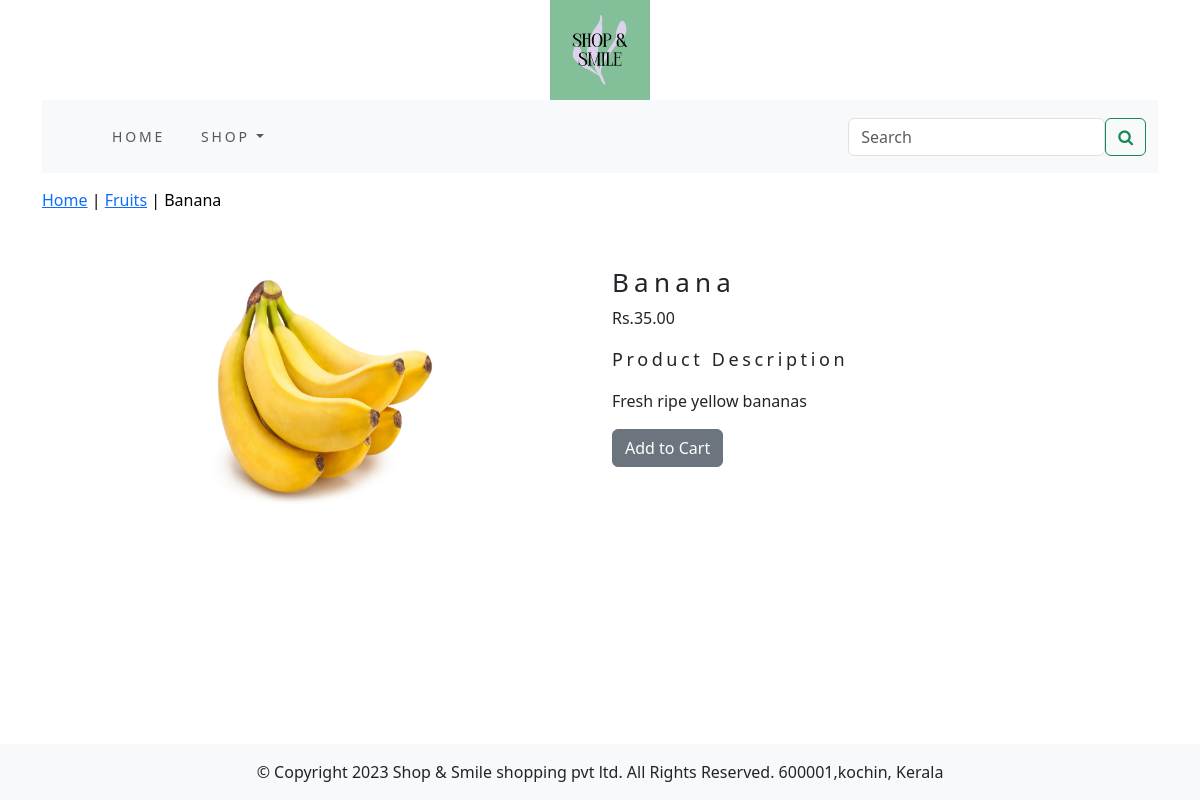
Screenshot of /fruits/banana/ with the database file from the repository.
### shop/models.py (models this page shows, shortened)
class Product(models.Model):
    name = models.CharField(max_length=250, unique=True)
    slug = models.SlugField(max_length=250, unique=True)
    description = models.TextField(blank=True)
    price = models.DecimalField(max_digits=10, decimal_places=2)
    category = models.ForeignKey(Category, on_delete=models.CASCADE)
    image = models.ImageField(upload_to='product', blank=True)
    stock = models.IntegerField()
    available = models.BooleanField(default=True)
    created = models.DateTimeField(auto_now_add=True)
    updated = models.DateTimeField(auto_now=True)
    class Meta:
        ordering = ('name',)
        verbose_name = 'product'
        verbose_name_plural = 'products'

class Category(models.Model):
    name = models.CharField(max_length=250, unique=True)
    slug = models.SlugField(max_length=250, unique=True)
    description = models.TextField()
    image = models.ImageField(upload_to='category', blank=True)
    class Meta:
        ordering = ('name',)
        verbose_name = 'category'
        verbose_name_plural = 'categories'
    def get_url(self):
        return reverse('shop:products_by_category', args=[self.slug])
    def __str__(self):
        return '{}'.format(self.name)

### shop/views.py (the view)
# urls.py: path('<slug:c_slug>/<slug:product_slug>/', views.proDetail, name='prodCatdetail'),
def proDetail(request, c_slug, product_slug):
    try:
        product = Product.objects.get(category__slug=c_slug, slug=product_slug)
    except Exception as e:
        raise e
    return render(request, 'product.html', {'product': product})

### cart/context_processors.py (called while the page is built)
def counter(request):
    item_count = 0
    if 'admin' in request.path:
        return {}
    else:
        try:
            cart = Cart.objects.filter(cart_id=cart_id(request))
            cart_items = CartItem.objects.all().filter(cart=cart[:1])
            for cart_item in cart_items:
                item_count += cart_item.quantity
        except Cart.DoesNotExist:
            item_count = 0
    return dict(item_count=item_count)

### cart/views.py (called while the page is built)
def cart_id(request):
    cart = request.session.session_key
    if not cart:
        cart = request.session.create()
    return cart

### shop/context_processors.py (called while the page is built)
def menu_links(request):
    links=Category.objects.all()
    return dict(links=links)

### templates/product.html (shortened to what this page needs)
{% extends 'base.html' %}
{% load static %}
{% block content %}
<div class="row my_prod_row_class">
  <div class="mx_auto">
    <p><a href="{% url 'shop:allProdcat' %}">Home</a> | <a href="{{product.category.get_url}}">{{product.category}}</a> | {{product.name}} </p>
  </div>
</div>
<div class="container">
<br>
<div class="row">
  <div class="col-12 col-md-12 col-sm-12 col-lg-6 text-center">
    <div style="min-width:18rem">
      <img src="{{product.image.url}}" alt="{{product.name}}" width="250px" height="250px">
    </div>
  </div>
    <div class="col-12 col-sm-12 col-md-12 col-lg-6">
      <div>
      <h1 class="my_prod_title">{{product.name}}</h1>
      <p>Rs.{{product.price}}</p>
      <p class="my_title">Product Description</p>
      <p class="text-justify my_prod_texts">{{product.description}}</p>
      {% if product.stock <= 0 %}
      <p class="text-justify my_prod_texts"><b>Out of Stock</b></p>
      {% else %}
      <a class="btn btn-secondary" href="{% url 'cart:add_cart' product.id %}">Add to Cart</a>
      {% endif %}
    </div>
    </div>
</div>
</div>
{% endblock %}

### static/css/custom.css (style rules this page uses)
body { font-family: 'Roboto', sans-serif; min-height: 100vh; }
.my_title { font-size: 18px; text_transform:uppercase; letter-spacing: .2em; }
.my_prod_row_class { padding-top:15px; padding-bottom:15px; }
.my_prod_row_class .mx_auto { color:#000; font-size:16px; text-decoration:none; }
.my_prod_title { font-size:26px; text_transform:uppercase; letter-spacing: .2em; padding-top:10px: padding-bottom:16px; }
.my_prod_texts { padding-right:20px; }

### rows the page displays
Product: category "Fruits", name "Banana", image (picture), price "35.00", description "Fresh ripe yellow bananas"
